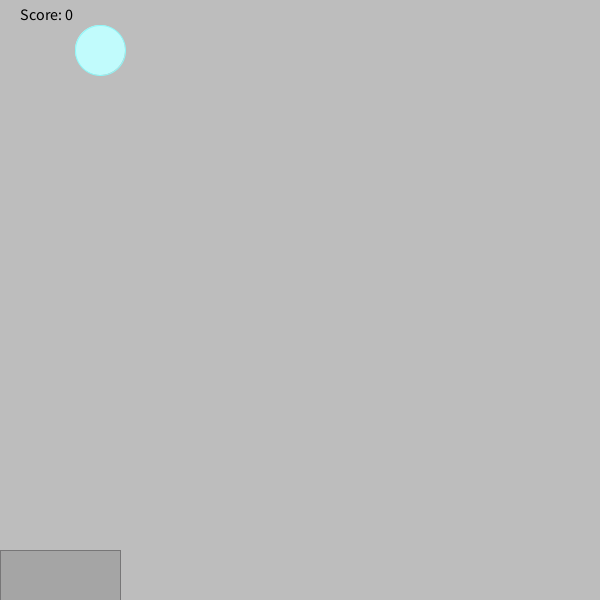
Frame 1 (no input)
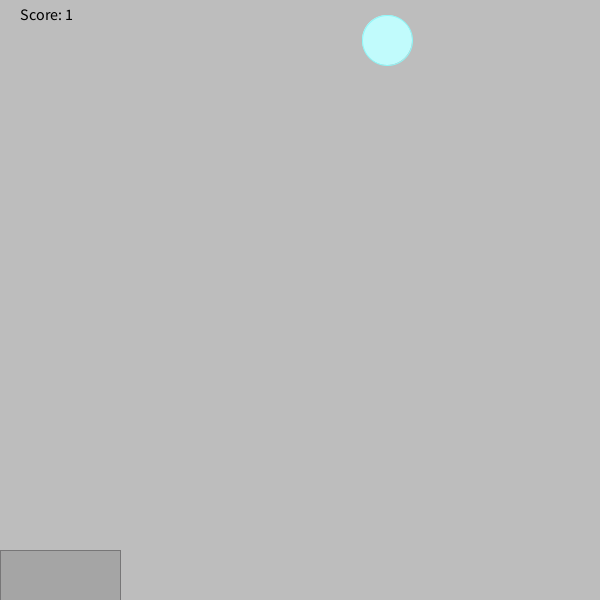
Frame 60 (the mouse pressed at the canvas centre just before this capture)
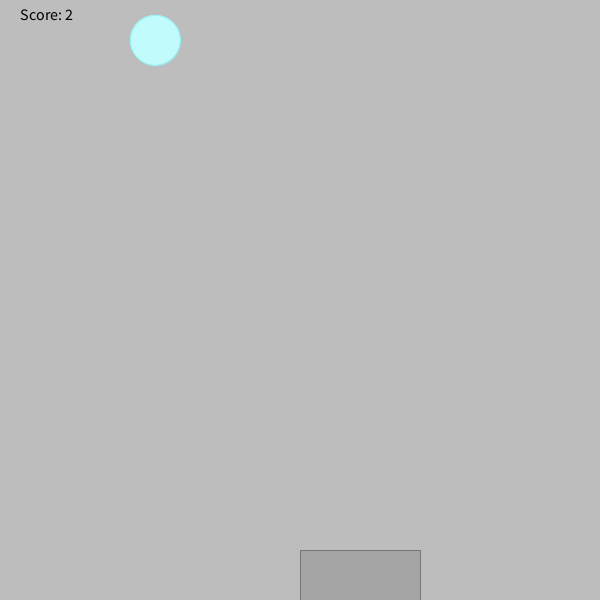
Frame 120 (the mouse held since frame 60 and released just before this capture)

The Processing sketch that drew these frames (run headless with seeded random() and noise(); from frame 60 on, the mouse is pressed at the canvas centre):

// Processing sketch: RainGame
// ── RainGame.pde
/*
 *    Copyright (c) The League of Amazing Programmers 2013-2021
 *    Level 1
 */
 
/** This program makes a game where the user has to catch rain drops in a bucket
 */


int score = 0;
int bucketWidth = 120;
int bucketHeight = 50;
PImage bucket;
int y = 50;
int x = 100;

// The setup method is run once when the program starts
void setup() {

  //Set your canvas size
  size(600,600);
  
  
  //If you are using an image for the bucket, load it and resize it here.
  // A bucket image -  bucket.png - has been provided if you want to use it.
}

// The draw method runs continuously (in a loop) until the program ends
void draw() {
  // Set a background color
  background(189,189,189);
  fill(193,251,252);
  stroke(141,247,248);
  ellipse(x,y,50,50);
  y += 10;
  
  if (y == 600) {
    fill(193,251,252);
    stroke(141,247,248);
    y = 0;
    x = (int) random(width);
    ellipse(x,y,50,50);
  }
  fill(165,165,165);
  stroke(119,118,119);
  rect(mouseX, 550, 120, 50);
  
  if (y == 550) {
  checkCatch(x);
  }
  
  
  // Draw a raindrop (ellipse) at the top of the screen
  
  
  
  // Make the rain fall down the screen.
  // Hint: make a variable for the raindrop's Y position and change it after you
  // draw the raindrop
  
  
  // When the rain falls off the bottom of the canvas, 
  // start a new rain drop falling from the top.
  // Each new drop should start at a random position (X position) at the top. 
  // Hint: This code will give you a random number between 0 and the width of your sketch.
  
  
  // Draw a bucket (rectangle or image) at the bottom of the screen. 
  // The bucket's width needs to be stored in the bucketWidth variable.
  
  
  // Make the bucket move side-to-side with the mouse. Hint: use mouseX
  
  
  // When the rain drop has fallen to the bucket, call the checkCatch method
  //  to see if the rain drop is in the bucket.
  
 
 //This code will display the score on the screen. 
 // Change the color if it does not show up on your background.
    fill(0, 0, 0);
    textSize(16);
    text("Score: " + score, 20, 20);
}


// DO NOT CHANGE THIS METHOD - CALL IT FROM THE DRAW METHOD 
    void checkCatch(int xx){
         if (xx > mouseX && xx < mouseX+120) {
            score++;
         }
         else if (score > 0){
            score--;
         }
        println("Your score is now: " + score);
    }
